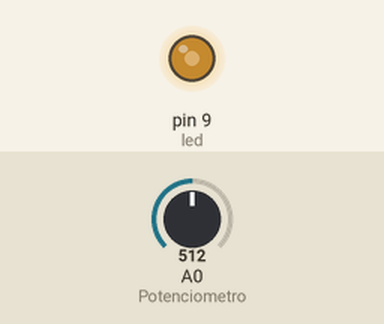
The sketch below on a simulated Arduino Uno, built with avr-gcc and run on an emulated ATmega328P. Parts: output pins drawn as LEDs (lit = HIGH). Inputs (shaded band) come from the test bench; at power-on: A0 (Potenciometro) = 512.

Above: at 1.2 s.
1.3 s: A0 (Potenciometro) set to 716
At 2.1 s:
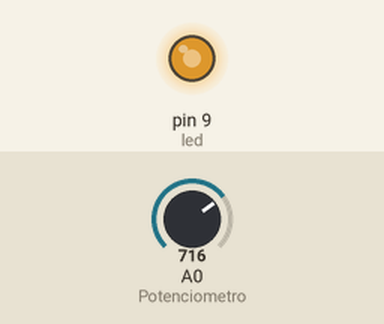
2.8 s: A0 (Potenciometro) set to 900
At 3.2 s:
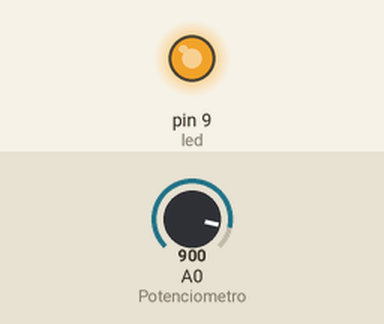
4.3 s: A0 (Potenciometro) set to 122
At 5.5 s:
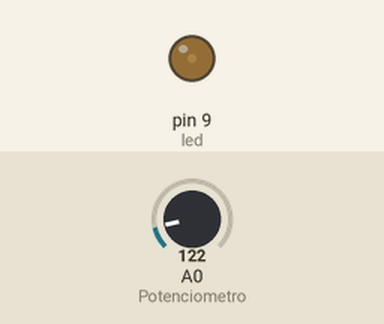
5.8 s: A0 (Potenciometro) set to 0
At 6.7 s:
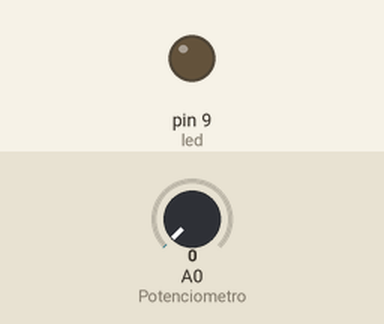
7.3 s: A0 (Potenciometro) set to 511
At 7.8 s:
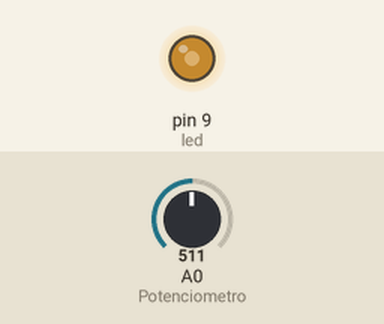
Timing chart, 0 to 9.8 s (numbered marks = the images above; inputs shaded):
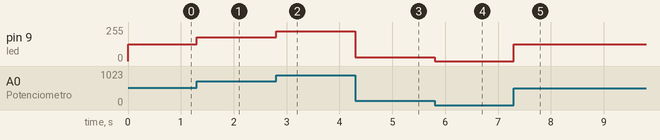

Measured:
- after the input at 1.3 s, pin 9 (led): 127/255 → 178/255 at once
- after the input at 2.8 s, pin 9 (led): 178/255 → 224/255 at once
- after the input at 4.3 s, pin 9 (led): 224/255 → 30/255 at once
- after the input at 5.8 s, pin 9 (led): 30/255 → 0/255 at once
- after the input at 7.3 s, pin 9 (led): 0/255 → 127/255 at once

The sketch:

potenciometro2019485.ino
```cpp
/*
 * Fundacion Kinal
 * Centro educativo tecnico laboral Kinal
 * Perito en electonica
 * Quinto perito
 * EB5AM
 * Taller de electronica digital y reparacion de computadoras
 * Nombre: Diego Alejandro Culajay Gonzalez
 * Carnet: 2019485
*/

 #define led 9
 #define Potenciometro A0

 void setup(){
  Serial.begin(9600);
  pinMode(led,OUTPUT);
  pinMode(Potenciometro,INPUT);
  }

void loop(){
 encender();
}

void encender(){
  int valor = analogRead(Potenciometro);
  int mapeo = map(valor,0,1023,0,255);
  analogWrite(led,mapeo);
    }
```
